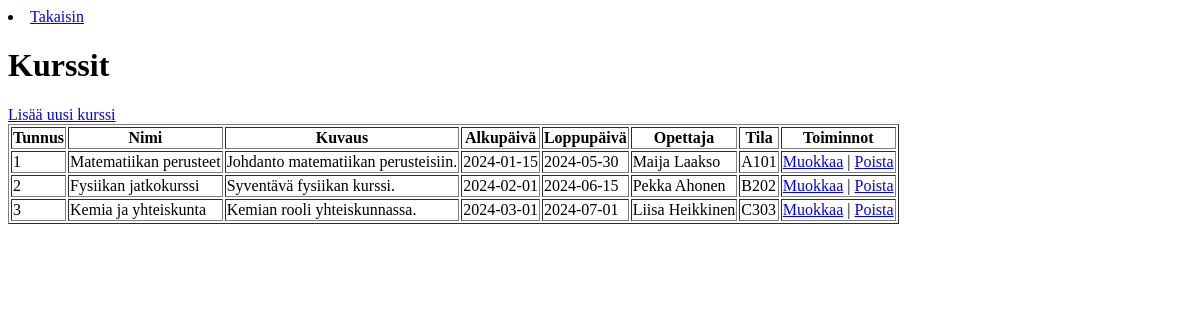
The app's page /kurssit.php, older data.
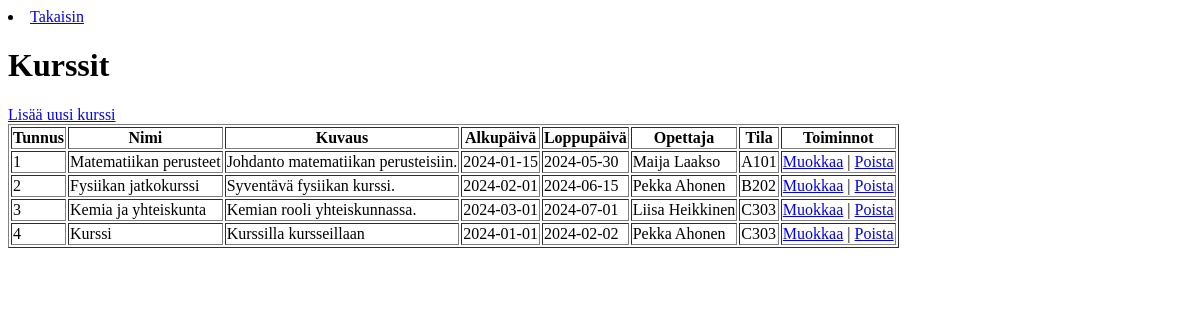
The same page, newer data.
### tables this page shows
CREATE TABLE `kurssit` (
  `tunnus` int(11) NOT NULL,
  `nimi` varchar(100) NOT NULL,
  `kuvaus` text DEFAULT NULL,
  `alkupaiva` date NOT NULL,
  `loppupaiva` date NOT NULL,
  `opettaja_id` int(11) DEFAULT NULL,
  `tila_id` int(11) DEFAULT NULL
);

CREATE TABLE `opettajat` (
  `tunnusnumero` int(11) NOT NULL,
  `etunimi` varchar(50) NOT NULL,
  `sukunimi` varchar(50) NOT NULL,
  `aine` varchar(50) NOT NULL
);

CREATE TABLE `tilat` (
  `tunnus` int(11) NOT NULL,
  `nimi` varchar(50) NOT NULL,
  `kapasiteetti` int(11) NOT NULL
);

### kurssit.php (the view, shortened to what this page needs)
<?php
$pdo = new PDO("mysql:host=localhost;dbname=oppilaitos", "root", "");
$stmt = $pdo->query("SELECT kurssit.*, opettajat.etunimi AS opettaja_etunimi, opettajat.sukunimi AS opettaja_sukunimi, tilat.nimi AS tila_nimi
                     FROM kurssit
                     JOIN opettajat ON kurssit.opettaja_id = opettajat.tunnusnumero
                     JOIN tilat ON kurssit.tila_id = tilat.tunnus");
$kurssit = $stmt->fetchAll();
?>
<!DOCTYPE html>
<html lang="fi">
<head>
    <li><a href="index.php">Takaisin</a></li>
</head>
<body>
    <h1>Kurssit</h1>
    <a href="lisaa_kurssi.php">Lisää uusi kurssi</a>
    <table border="1">
        <tr>
            <th>Tunnus</th>
            <th>Nimi</th>
            <th>Kuvaus</th>
            <th>Alkupäivä</th>
            <th>Loppupäivä</th>
            <th>Opettaja</th>
            <th>Tila</th>
            <th>Toiminnot</th>
        </tr>
        <?php foreach ($kurssit as $kurssi): ?>
            <tr>
                <td><?= htmlspecialchars($kurssi['tunnus']) ?></td>
                <td><?= htmlspecialchars($kurssi['nimi']) ?></td>
                <td><?= htmlspecialchars($kurssi['kuvaus']) ?></td>
                <td><?= isset($kurssi['alkupaiva']) ? htmlspecialchars($kurssi['alkupaiva']) : 'Ei määritetty' ?></td>
                <td><?= isset($kurssi['loppupaiva']) ? htmlspecialchars($kurssi['loppupaiva']) : 'Ei määritetty' ?></td>
                <td><?= htmlspecialchars($kurssi['opettaja_etunimi'] . " " . $kurssi['opettaja_sukunimi']) ?></td>
                <td><?= htmlspecialchars($kurssi['tila_nimi']) ?></td>
                <td>
                    <a href="muokkaa_kurssia.php?id=<?= $kurssi['tunnus'] ?>">Muokkaa</a> |
                    <a href="poista_kurssi.php?id=<?= $kurssi['tunnus'] ?>"
                        onclick="return confirm('Haluatko varmasti poistaa?');">Poista</a>
                </td>
            </tr>
        <?php endforeach; ?>
    </table>
</body>
</html>

Row changes from the older to the newer data that the page shows:
added kurssit: tunnus "4", nimi "Kurssi", kuvaus "Kurssilla kursseillaan", alkupaiva "2024-01-01", loppupaiva "2024-02-02", opettaja.sukunimi "Pekka Ahonen", tila.nimi "C303"
